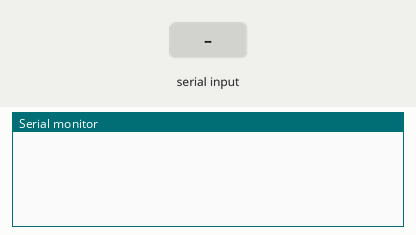
Recording of a sketch running on a simulated Arduino Uno, built with avr-gcc and run on an emulated ATmega328P. On the bench: the last lines printed to the serial monitor. The test bench sets the inputs (shaded band).

Above: at 1.2 s.
1.3 s: "90,45\n" received over Serial
At 2.2 s:
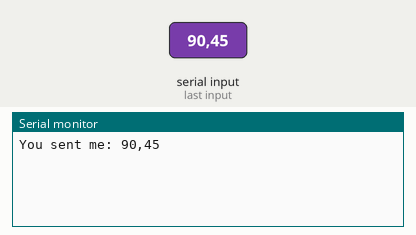
2.8 s: "5\n" received over Serial
At 3.2 s:
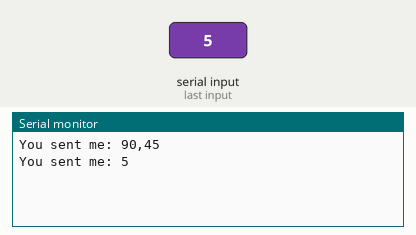
4.3 s: "1,90,45\n" received over Serial
At 5.5 s:
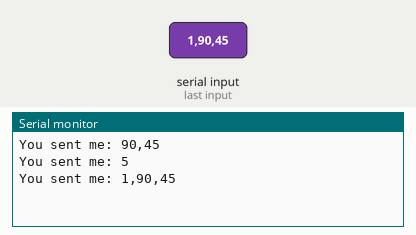
5.8 s: "a90\n" received over Serial
At 6.7 s:
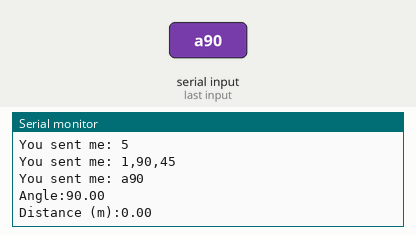
7.3 s: "a,45\n" received over Serial
At 7.9 s:
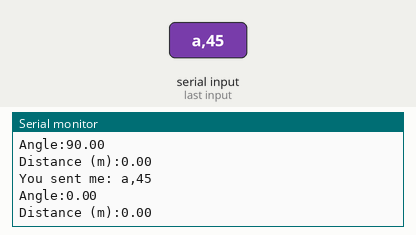

Measured:
- after the input at 1.3 s, the serial monitor: prints a new line at once (image 1)
- after the input at 2.8 s, the serial monitor: prints a new line at once (image 2)
- after the input at 4.3 s, the serial monitor: prints a new line at once (image 3)
- after the input at 5.8 s, the serial monitor: prints a new line at once (image 4)
- after the input at 7.3 s, the serial monitor: prints a new line at once (image 5)

The sketch:

arduino_serial_comms.ino
```cpp
#include <Wire.h>

String data = "";
String test = "";

void setup() {
  Serial.begin(9600);

}


void loop() {
  if (Serial.available() > 0) {
    test = dataRead();
  }

}

String dataRead(){
      String piData = Serial.readStringUntil('\n');
      int len = piData.length();
      float newAngle = 0;
      float newDist = 0;
      Serial.print("You sent me: ");
      Serial.println(piData);
      if (piData[0] == 'a') {
        int distanceLoc = piData.indexOf('d');
        String angleStr = piData.substring(1, distanceLoc);
        String disStr = piData.substring(distanceLoc+1, len);
        newAngle = angleStr.toFloat();
        Serial.print("Angle:");
        Serial.println(newAngle);
        newDist = disStr.toFloat();
        Serial.print("Distance (m):");
        Serial.println(newDist);
      }
  return piData;
}
```
